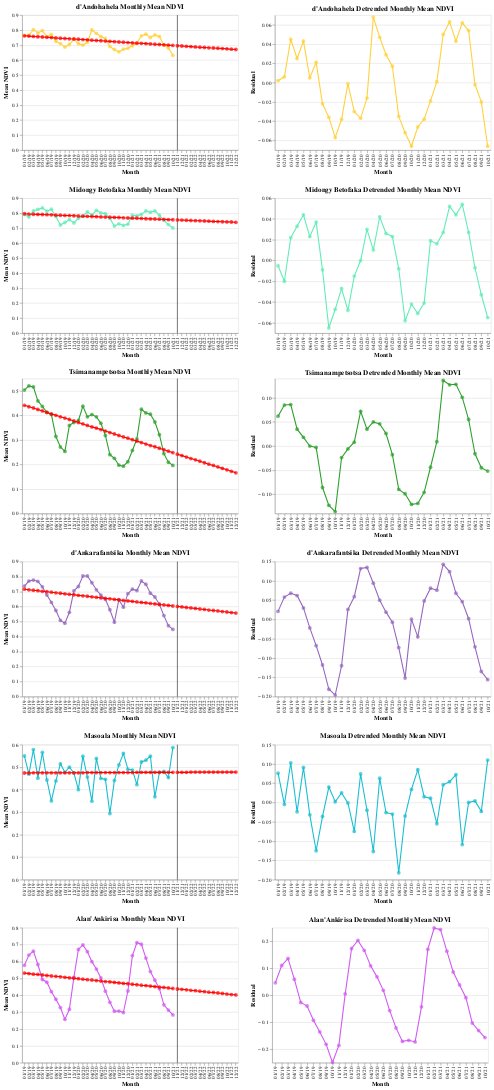

The notebook cell this image was saved under:
### Code cell
# linear regression

charts_1, mseLinearMod = [], dict()
colors = ["#FFD13C", "#61ECB6", "#2ca02c", "#9467bd", "#17becf", "#D159F2"]

for i in list(zip(df["Region"].unique(), colors)):
  dfSubset = df[df["Region"] == i[0]]
  trainFeatures, target = dfSubset["Years Since Epoch (t)"].values.reshape(34,1), dfSubset["Mean NDVI"].values.reshape(34,1)
  predFeatures = np.reshape(epochs2022, (14, 1))

  linearMod = LinearRegression().fit(trainFeatures, target)
  dfSubset["Fitted Mean NDVI"] = np.round(linearMod.predict(trainFeatures), 3)
  dfSubset["Residual"] = np.round(target - linearMod.predict(trainFeatures), 3)
  mseLinearMod[i[0]] = np.mean(np.square(dfSubset["Residual"]))

  predDf = pd.DataFrame({"Month": formattedAxisDates[34:],
                         "Region": [i[0]] * 14,
                         "Predicted Mean NDVI": linearMod.predict(predFeatures).flatten()}).round(3)

  charts_1.append(plotCharts(df_1=dfSubset, df_2=predDf,
                             color=i[1], region=i[0]))

alt.vconcat(*charts_1)
